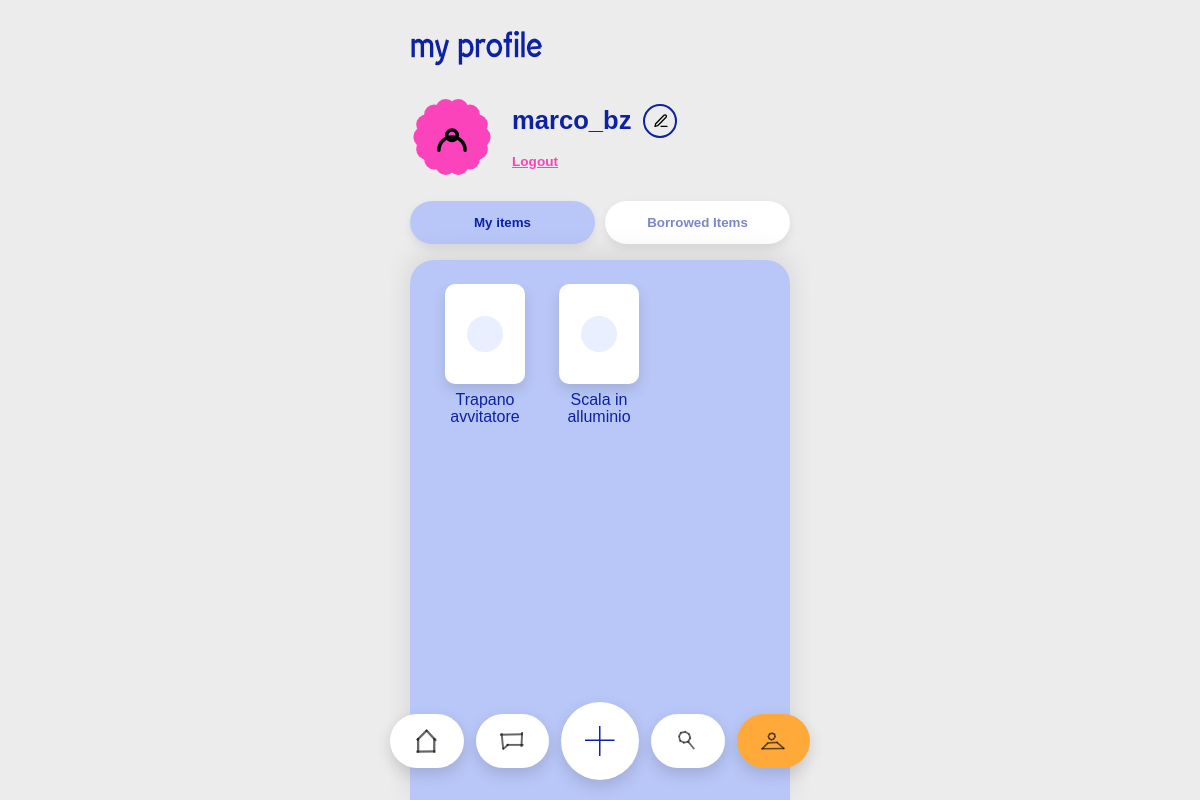
The app's page /profile (signed in), older data.
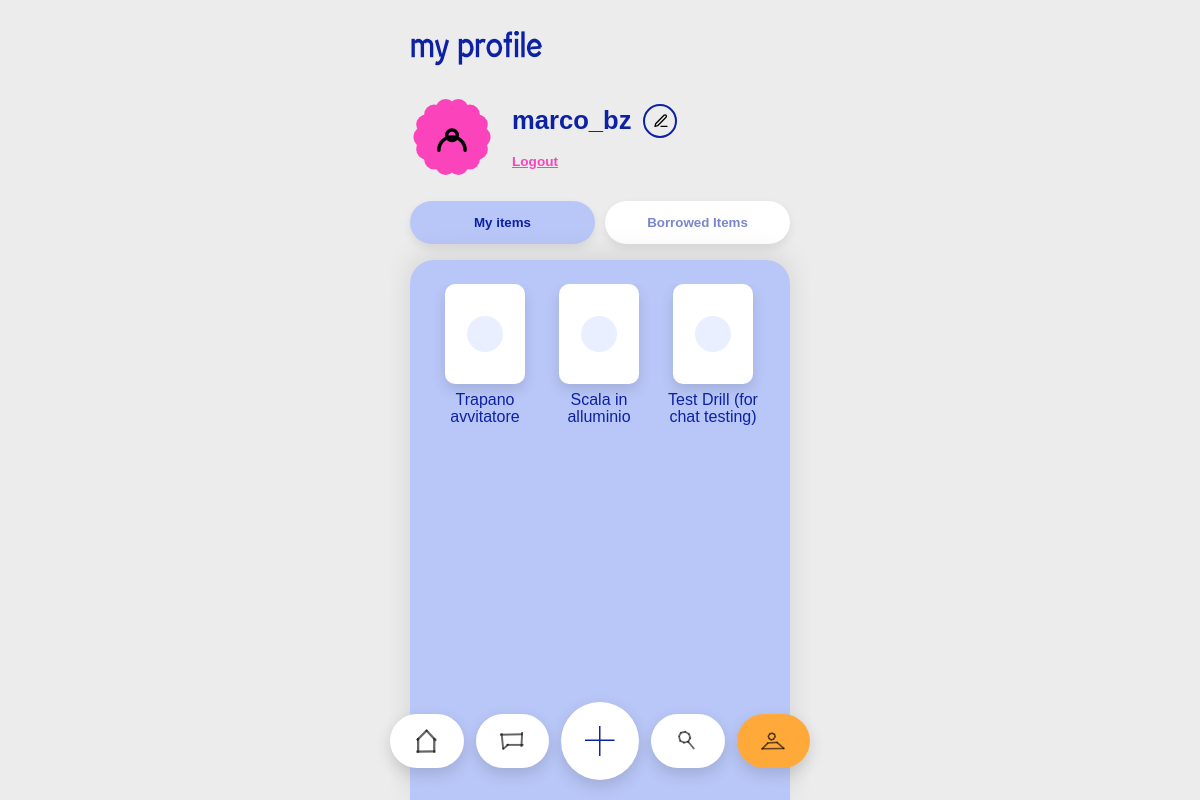
The same page, newer data.
### tables this page shows
CREATE TABLE users (
                id INTEGER PRIMARY KEY AUTOINCREMENT,
                username TEXT UNIQUE NOT NULL,
                email TEXT UNIQUE,
                password TEXT NOT NULL,
                location TEXT,
                categories TEXT
            , photo TEXT, latitude REAL, longitude REAL, onboarding_seen INTEGER DEFAULT 0);

CREATE TABLE items (
            id INTEGER PRIMARY KEY AUTOINCREMENT,
            name TEXT NOT NULL,
            description TEXT,
            owner_id INTEGER NOT NULL,
            status TEXT DEFAULT 'available',
            keywords TEXT, category TEXT, photo TEXT,
            FOREIGN KEY (owner_id) REFERENCES "users_old" (id)
        );

### app.py (the view)
@app.route('/profile')
def profile():
    if 'user_id' not in session:
        return redirect(url_for('login'))
    conn = get_db_connection()
    cursor = conn.cursor()
    cursor.execute('SELECT username, email, location, categories, photo FROM users WHERE id = ?', (session['user_id'],))
    user = cursor.fetchone()
    if not user:
        conn.close()
        session.clear()
        return redirect(url_for('login'))
    user_categories = [c.strip() for c in (user['categories'] or '').split(',') if c.strip()]
    cursor.execute('''
        SELECT i.id, i.name, i.photo, i.category, i.description, i.status,
               (SELECT u.username FROM requests r
                JOIN users u ON r.borrower_id = u.id
                WHERE r.item_id = i.id AND r.status = 'accepted' AND r.return_status != 'returned'
                ORDER BY r.created_at DESC LIMIT 1) as borrower_name
        FROM items i
        WHERE i.owner_id = ? AND i.status != 'requested'
    ''', (session['user_id'],))
    my_items = cursor.fetchall()
    cursor.execute('''
        SELECT i.id, i.name, i.photo, i.category, i.description, u.username as owner_name, u.location as owner_location,
               r.id as request_id, r.status, r.return_status, r.returned_at
        FROM requests r
        JOIN items i ON r.item_id = i.id
        JOIN users u ON i.owner_id = u.id
        WHERE r.borrower_id = ? AND r.status = 'accepted'
        ORDER BY r.created_at DESC
    ''', (session['user_id'],))
    borrowed_items = []
    for row in cursor.fetchall():
        item = dict(row)
        item['returned_at_display'] = format_return_date(item['returned_at'])
        borrowed_items.append(item)
    conn.close()
    return render_template('profile.html', user=user, my_items=my_items, borrowed_items=borrowed_items,
                         categories=PROFILE_CATEGORIES, user_categories=user_categories)

### app.py (called while the page is built)
@app.url_defaults
def add_static_file_version(endpoint, values):
    if endpoint != 'static' or 'filename' not in values:
        return
    filepath = os.path.join(app.static_folder, values['filename'])
    if os.path.exists(filepath):
        values['v'] = int(os.path.getmtime(filepath))

def get_db_connection():
    conn = sqlite3.connect(DATABASE)
    conn.row_factory = sqlite3.Row
    conn.create_function('distance_km', 4, haversine_km)
    return conn

@app.context_processor
def inject_current_user_photo():
    if 'user_id' not in session:
        return {'current_user_photo': None}
    conn = get_db_connection()
    cursor = conn.cursor()
    cursor.execute('SELECT photo FROM users WHERE id = ?', (session['user_id'],))
    row = cursor.fetchone()
    conn.close()
    return {'current_user_photo': row['photo'] if row else None}

@app.context_processor
def inject_unread_messages():
    if 'user_id' not in session:
        return {'has_unread_messages': False}
    conn = get_db_connection()
    cursor = conn.cursor()
    cursor.execute('''
        SELECT 1
        FROM messages m
        JOIN requests r ON m.request_id = r.id
        JOIN items i ON r.item_id = i.id
        WHERE (i.owner_id = ? OR r.borrower_id = ?)
          AND m.sender_id != ?
          AND m.is_read = 0
        LIMIT 1
    ''', (session['user_id'], session['user_id'], session['user_id']))
    row = cursor.fetchone()
    conn.close()
    return {'has_unread_messages': row is not None}

### templates/profile.html (shortened to what this page needs)
{% from 'macros.html' import user_avatar %}
<!DOCTYPE html>
<html lang="en">
<head>
    <link rel="stylesheet" href="{{ url_for('static', filename='style.css') }}">
</head>
<body class="no-scroll-page">
    <div class="container profile-page">
        <header class="profile-header">
            <h1>my profile</h1>
        </header>
        <section class="profile-user-row">
            {{ user_avatar('profile-avatar', current_user_photo, link=false) }}
            <div class="profile-user-info">
                <div class="profile-user-name-row">
                    <span class="profile-user-name">{{ user.username }}</span>
                    <button class="profile-edit-button" type="button" aria-label="Edit profile" onclick="openEditProfileModal()"><span class="icon icon-pencil" aria-hidden="true"></span></button>
                </div>
                <a href="{{ url_for('logout') }}" class="profile-logout-btn">Logout</a>
            </div>
        </section>
        <div class="profile-tabs">
            <button class="tab active" data-tab="my-items">My items</button>
            <button class="tab" data-tab="borrowed-items">Borrowed Items</button>
        </div>
        <section class="profile-content">
            <div class="tab-panels">
                <div class="tab-panel active" id="my-items">
                    <div class="items-grid">
                        {% if my_items %}
                            {% for item in my_items %}
                            <div class="item-card{% if item.borrower_name %} lent{% endif %}" role="button" tabindex="0"
                                 data-name="{{ item.name }}"
                                 data-category="{{ item.category or '' }}"
                                 data-description="{{ item.description or 'No description provided.' }}"
                                 data-photo="{% if item.photo %}{{ url_for('static', filename='uploads/' + item.photo) }}{% endif %}"
                                 data-owner=""
                                 data-owner-location=""
                                 data-footer="{% if item.borrower_name %}Currently lent to {{ item.borrower_name }}{% else %}This is your item{% endif %}"
                                 onclick="openItemPopup(this)" onkeydown="if(event.key==='Enter'){openItemPopup(this)}">
                                <div class="item-image">
                                    <div class="item-image-placeholder" {% if item.photo %}style="display:none;"{% endif %}></div>
                                </div>
                                <div class="item-name">{{ item.name }}</div>
                            </div>
                            {% endfor %}
                        {% else %}
                            <p class="empty-state">No items yet</p>
                        {% endif %}
                    </div>
                </div>
            </div>
        </section>
        {% include 'footer_nav.html' %}
    </div>
</body>
</html>

### templates/macros.html
{% macro user_avatar(css_class, photo, link=true) %}
{% if link %}
<a href="{{ url_for('profile') }}" class="{{ css_class }}{% if not photo %} icon icon-user{% endif %}" aria-label="Profile">{% if photo %}<img src="{{ url_for('static', filename='uploads/' + photo) }}" alt="" class="avatar-photo">{% endif %}</a>
{% else %}
<div class="{{ css_class }}{% if not photo %} icon icon-user{% endif %}">{% if photo %}<img src="{{ url_for('static', filename='uploads/' + photo) }}" alt="" class="avatar-photo">{% endif %}</div>
{% endif %}
{% endmacro %}

### templates/footer_nav.html (shortened to what this page needs)
<nav class="bottom-nav">
    <a href="{{ url_for('dashboard') }}" class="nav-item{% if request.path == '/' or request.path.startswith('/dashboard') %} active{% endif %}" aria-label="Home">
        <span class="icon icon-nav-home" aria-hidden="true"></span>
    </a>
    <a href="{{ url_for('chat_index') }}" class="nav-item{% if request.path.startswith('/chat') %} active{% endif %}" aria-label="Chat{% if has_unread_messages %} (unread messages){% endif %}">
        <span class="icon icon-nav-chat" aria-hidden="true"></span>
    </a>
    <a href="{{ url_for('add_item') }}" onclick="return openFooterAddItemModal(event)" class="nav-item center-action" aria-label="Add item">
        <svg class="plus-icon" viewBox="0 0 59 61" aria-hidden="true" xmlns="http://www.w3.org/2000/svg">
            <path d="M58.0137 29.0005L0.0134028 29.1806" />
            <path d="M29.0127 60.0723L29.0127 -1.85711e-05" />
        </svg>
    </a>
    <a href="{{ url_for('explore') }}" class="nav-item{% if request.path.startswith('/explore') or request.path.startswith('/search') %} active{% endif %}" aria-label="Explore">
        <span class="icon icon-nav-search" aria-hidden="true"></span>
    </a>
    <a href="{{ url_for('profile') }}" class="nav-item{% if request.path.startswith('/profile') %} active{% endif %}" aria-label="Profile">
        <span class="icon icon-nav-profile" aria-hidden="true"></span>
    </a>
</nav>

Row changes from the older to the newer data that the page shows:
added items: name "Test Drill (for chat testing)"
